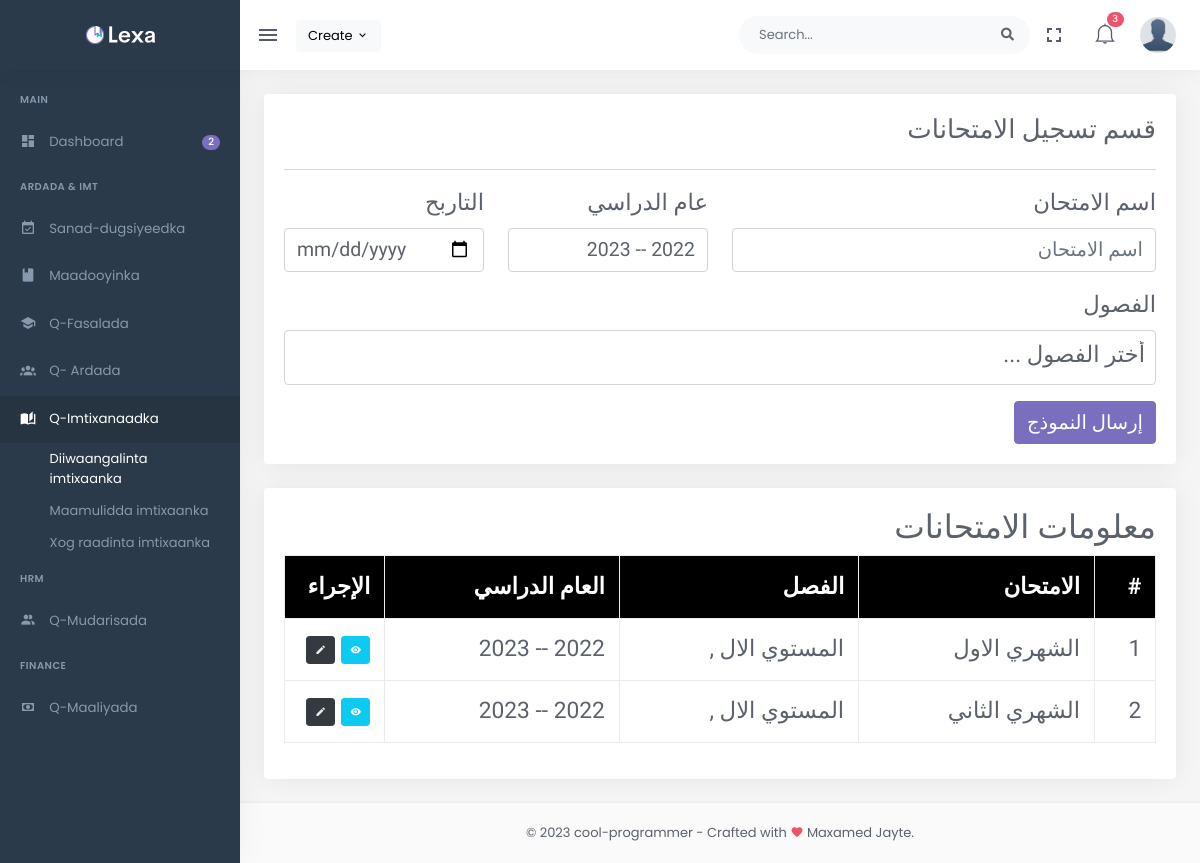
The app's page /register-manage-exams/ (signed in) with its own data.
### api/models.py (models this page shows, shortened)
class ExamEntring(models.Model):
    examName=models.CharField(max_length=255)
    examDate=models.DateField(null=True,blank=True)
    academicYear=models.ForeignKey(AcademicYear,on_delete=models.CASCADE)
    classe=models.ManyToManyField(Classe,null=True,blank=True)

class Classe(models.Model):
    name=models.CharField(max_length=255,null=True,blank=True)
    subjects=models.ManyToManyField(Subject,blank=True)
    classRaqam=models.CharField(max_length=255,default='',null=True,blank=True)
    studentsCount=models.IntegerField(null=True,blank=True,default=1)
    status=models.BooleanField(default=True)
    academicYear=models.ForeignKey(AcademicYear,on_delete=models.CASCADE,null=True,blank=True)
    dateModified=models.DateTimeField(auto_now=True)

class AcademicYear(models.Model):
    fromDate=models.CharField(max_length=255,default='2022')
    toDate=models.CharField(max_length=255,default='20223')
    isCurrentAcademicYear=models.BooleanField(default=False)
    desc=models.TextField(null=True,blank=True)
    dateModified=models.DateTimeField(auto_now=True)
    class Meta:
        ordering = ['-isCurrentAcademicYear']
    def __str__(self) -> str:
        return str(self.fromDate)+' -- '+str(self.toDate)

### admin_panel/views.py (the view)
# urls.py: path('register-manage-exams/',views.registerManageExams),
@login_required(login_url='/login/')
def registerManageExams(request):
    examEntrings=ExamEntring.objects.all()
    classes=Classe.objects.all()
    academicYears=AcademicYear.objects.all()
    return render(request,'reg-manage/register-manage-exams.html',{'examEntrings':examEntrings,'classes':classes,'academicYears':academicYears})

### templates/reg-manage/register-manage-exams.html (shortened to what this page needs)
{% extends 'base.html' %}
{% load static %}
{% block content %}
<div class="row">
    <div class="col-xl-12 col-md-12" dir="rtl" style="font-family: 'Lateef', serif;font-size: large;">
        <div class="card">
            <div class="card-body">
                <div class="row mb-3 align-items-center">
                    <div class="col">
                        <h2>قسم تسجيل الامتحانات</h2>
                    </div>
                </div>
                <hr>
                <form class="needs-validation fs-3" id="mainForm">
                    <div class="row">
                        <div class="col-md-6">
                            <div class="mb-3 position-relative">
                                <label class="form-label" for="examName">اسم الامتحان</label>
                                <input type="text" class="form-control fs-4" id="examName" name="examName"
                                    placeholder="اسم الامتحان" required>
                            </div>
                        </div>
                        <div class="col-md-3">
                            <div class="mb-3 position-relative">
                                <label class="form-label" for="academicYear">عام الدراسي</label>
                                <select class="form-control fs-4" id="academicYear" name="academicYear" required>
                                    {% for year in academicYears %}
                                    {% if year.isCurrentAcademicYear %}
                                    <option style="color: green;" value="{{ year.pk }}">{{ year }}</option>
                                    {% else %}
                                    <option style="background-color: grey;" disabled value="{{ year.pk }}">{{ year }}</option>
                                    {% endif %}
                                    {% endfor %}
                                </select>
                            </div>
                        </div>
                        <div class="col-md-3">
                            <div class="mb-3 position-relative">
                                <label class="form-label" for="examDate">التاربح </label>
                                <input type="date" class="form-control fs-4" id="examDate" name="examDate"
                                    placeholder="تاريخ الامتحان" required>
                            </div>
                        </div>
                    </div>
                    <div class="row">
                        <div class="col-md-12">
                            <div class="mb-3 position-relative">
                                <label class="form-label" for="classe">الفصول</label>
                            </div>
                        </div>
                    </div>
                    <div id="submittingDiv">
                        <button class="btn btn-primary fs-4" type="submit">إرسال النموذج</button>
                    </div>
                </form>
            </div>
        </div>
    </div>
</div>
<div class="row">
    <div class="col-12">
        <div class="card">
            <div style="font-family: 'Lateef', serif;font-size: large;" class="card-body">
                <h1 dir="rtl">معلومات الامتحانات</h1>
                <table dir="rtl" id="datatable" class="table table-bordered table-hover dt-responsive nowrap"
                    style="border-collapse: collapse; border-spacing: 0; width: 100%;">
                    <thead class="fs-3"
                        style="color: white;background-color:black;font-family: 'Lateef', serif;font-size: large;">
                        <tr>
                            <th>#</th>
                            <th>الامتحان</th>
                            <th>الفصل </th>
                            <th>العام الدراسي </th>
                            <th>الإجراء</th>
                        </tr>
                    </thead style="font-family: 'Lateef', serif;font-size: large;">
                    <tbody class="fs-3">
                        {% for examEntring in examEntrings %}
                        <tr>
                            <td>{{examEntring.id}}</td>
                            <td>{{examEntring.examName}}</td>
                            <td>
                                {% for cls in examEntring.classe.all %}
                                    {{cls.name}} ,
                                {% endfor %}
                            </td>
                            <td>{{examEntring.academicYear}}</td>
                            <td width="100px">
                                <div onclick="window.location.href = `/exam-entring-detail/{{examEntring.pk}}/`"
                                    class="btn btn-info btn-sm btn-hover">
                                    <i class="mdi mdi-eye"></i>
                                </div>
                                <div onclick="edit_eaxm_entring('{{examEntring.id}}')"
                                    class="btn btn-dark btn-sm btn-hover">
                                    <i class="mdi mdi-pencil"></i>
                                </div>
                            </td>
                        </tr>
                        {% endfor %}
                    </tbody>
                </table>
            </div>
        </div>
    </div>
</div>
{% endblock %}

### records on screen
ExamEntring: id "1", examName "الشهري الاول", academicYear "2022 -- 2023"
Classe: name "المستوي الال"
ExamEntring: id "2", examName "الشهري الثاني", academicYear "2022 -- 2023"

### other values on screen
form field academicYear "2022 -- 2023"
